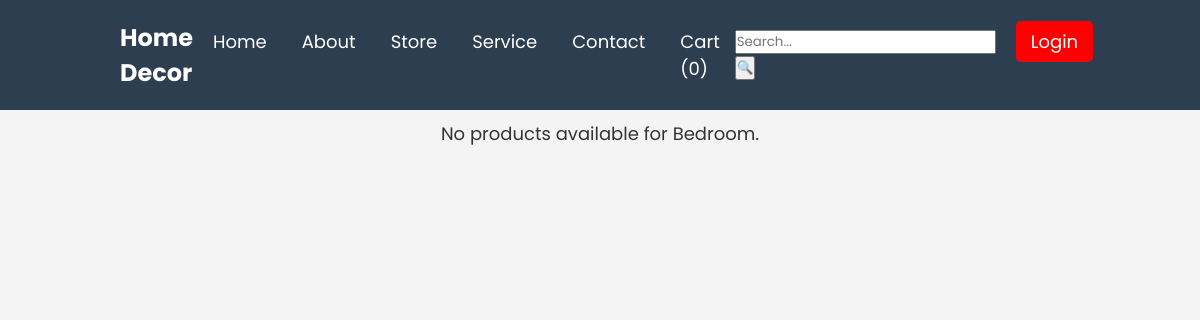
/bedroom.php, run on an earlier commit of the app's database.
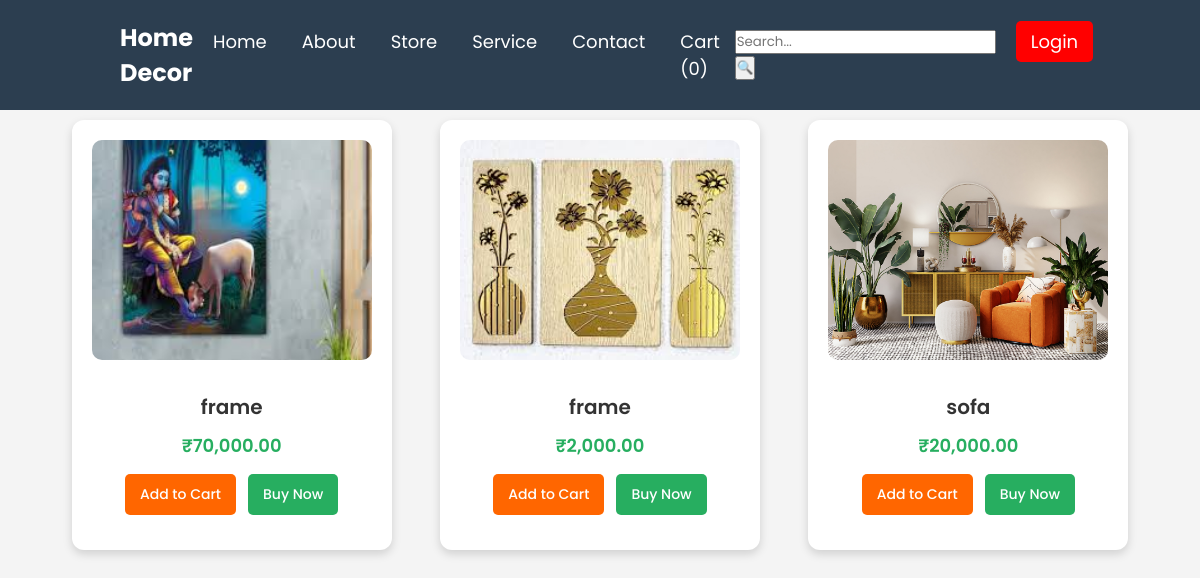
And on a later commit of the database.
### tables this page shows
CREATE TABLE IF NOT EXISTS `products` (
  `id` int NOT NULL AUTO_INCREMENT,
  `name` varchar(255) NOT NULL,
  `description` text,
  `price` decimal(10,2) NOT NULL,
  `category` varchar(100) DEFAULT NULL,
  `image` varchar(255) DEFAULT NULL,
  `created_at` timestamp NULL DEFAULT CURRENT_TIMESTAMP,
  PRIMARY KEY (`id`)
);

### bedroom.php (the view, shortened to what this page needs)
<?php
include 'db_connect.php';
$query = "SELECT * FROM products WHERE category = 'Bedroom'";
$result = $conn->query($query);
?>
<!DOCTYPE html>
<html lang="en">
<head>
    <link rel="stylesheet" href="styles.css">
</head>
<body>
<header>
    <div class="logo">Home Decor</div>
    <?php include 'navbar.php'; ?>
</header>
<section class="store-container">
    <?php if ($result->num_rows > 0): ?>
        <?php while ($row = $result->fetch_assoc()) : ?>
            <div class="product-card">
                <img src="<?= $row['image']; ?>" alt="<?= $row['name']; ?>">
                <div class="product-info">
                    <h3><?= $row['name']; ?></h3>
                    <p class="price">₹<?= number_format($row['price'], 2); ?></p>
                    <div class="action-buttons">
                        <a href="cart.php?add=<?= $row['id']; ?>" class="btn cart-btn">Add to Cart</a>
                        <a href="checkout.php?buy=<?= $row['id']; ?>" class="btn buy-btn">Buy Now</a>
                    </div>
                </div>
            </div>
        <?php endwhile; ?>
    <?php else: ?>
        <p style="text-align: center; font-size: 18px;">No products available for Bedroom.</p>
    <?php endif; ?>
</section>
</body>
</html>

What changed in the data, as far as the page shows it:
added products: image (picture), name "frame", price "70,000.00"
added products: image (picture), name "frame", price "2,000.00"
added products: image (picture), name "sofa", price "20,000.00"
Also different on the page:
text no longer shown: "No products available for Bedroom."
